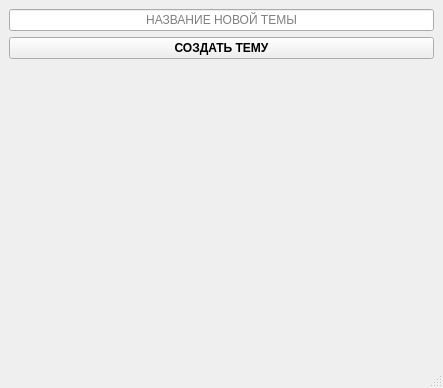
<?xml version="1.0" encoding="UTF-8"?>
<ui version="4.0">
 <class>MainWindow</class>
 <widget class="QMainWindow" name="MainWindow">
  <property name="geometry">
   <rect>
    <x>0</x>
    <y>0</y>
    <width>443</width>
    <height>388</height>
   </rect>
  </property>
  <property name="windowTitle">
   <string>MainWindow</string>
  </property>
  <widget class="QWidget" name="centralwidget">
   <layout class="QVBoxLayout" name="verticalLayout_2">
    <item>
     <layout class="QVBoxLayout" name="verticalLayout">
      <item>
       <widget class="QLineEdit" name="topic_name">
        <property name="alignment">
         <set>Qt::AlignCenter</set>
        </property>
        <property name="placeholderText">
         <string>НАЗВАНИЕ НОВОЙ ТЕМЫ</string>
        </property>
       </widget>
      </item>
      <item>
       <widget class="QPushButton" name="create_topic">
        <property name="font">
         <font>
          <weight>75</weight>
          <bold>true</bold>
         </font>
        </property>
        <property name="text">
         <string>СОЗДАТЬ ТЕМУ</string>
        </property>
       </widget>
      </item>
      <item>
       <widget class="QLabel" name="label">
        <property name="text">
         <string/>
        </property>
        <property name="alignment">
         <set>Qt::AlignCenter</set>
        </property>
       </widget>
      </item>
     </layout>
    </item>
   </layout>
  </widget>
  <widget class="QMenuBar" name="menubar">
   <property name="geometry">
    <rect>
     <x>0</x>
     <y>0</y>
     <width>443</width>
     <height>21</height>
    </rect>
   </property>
  </widget>
  <widget class="QStatusBar" name="statusbar"/>
 </widget>
 <resources/>
 <connections/>
</ui>
